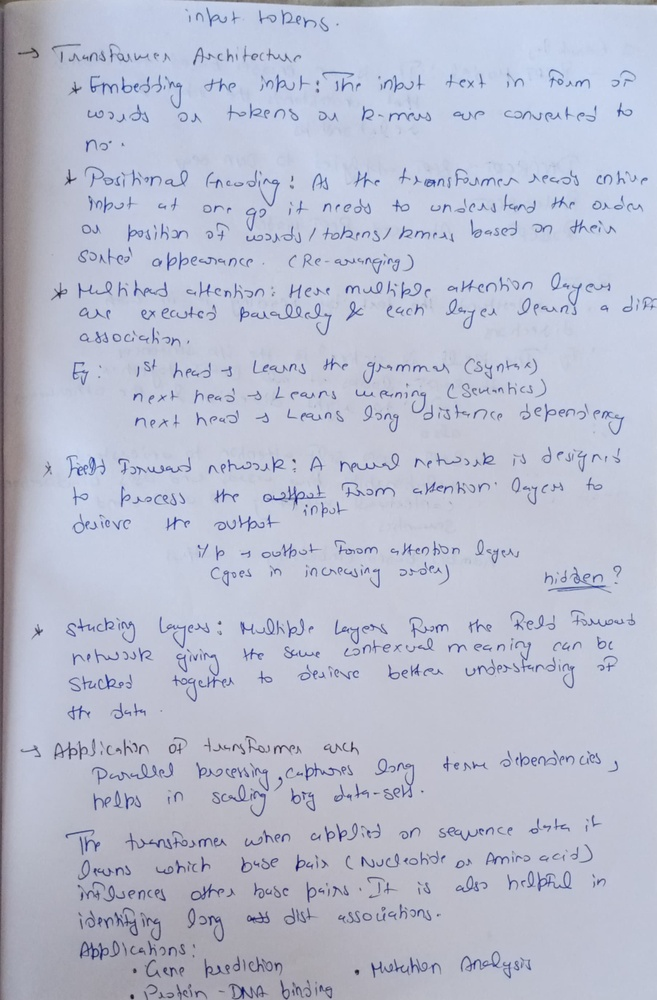
#> input picture ML_dataset/B/page_3.jpg, 657 x 1000 px, shrunk from 1041 x 1584 before the run; its folder holds only this picture in this run
$ python extract.py
#> lines starting #> are read from the running program, lines starting #| are printed output that depends on the picture
import cv2
import numpy as np
import pandas as pd
import os
import glob

def extract_features(image_path):
#> called with image_path = 'ML_dataset/B/page_3.jpg'
    img = cv2.imread(image_path)
#> img is the input picture: shape (1000, 657, 3); mean B, G, R 207.2, 189.2, 184.8
    if img is None:
        print("Error: Could not load image. Check the file path.")
        exit()
    h, w, _ = img.shape
#> h = 1000; w = 657
    parts = {
        "top_left":     img[0:h//2, 0:w//2],
        "top_right":    img[0:h//2, w//2:w],
        "bottom_left":  img[h//2:h, 0:w//2],
        "bottom_right": img[h//2:h, w//2:w],
    }

    features = []
    feature_names = []

    for part_name, part in parts.items():
        b_channel = part[:, :, 0]
        g_channel = part[:, :, 1]
        r_channel = part[:, :, 2]

        for ch_name, ch_data in [("R", r_channel), ("G", g_channel), ("B", b_channel)]:
            features.append(np.mean(ch_data))
            features.append(np.var(ch_data))
            feature_names.append(f"{part_name}_{ch_name}_mean")
            feature_names.append(f"{part_name}_{ch_name}_var")
#> this loop made 4 passes
#> part_name on passes 1 to 4: 'top_left', 'top_right', 'bottom_left', 'bottom_right'
#> pass 1, in extract_features, `b_channel = part[:, :, 0]`:
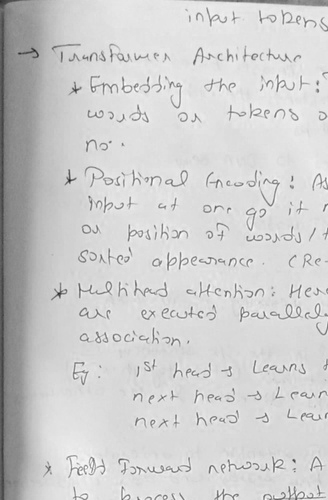
#> b_channel: shape (500, 328); min 28, max 255, mean 206.3
#> pass 1, in extract_features, `g_channel = part[:, :, 1]`:
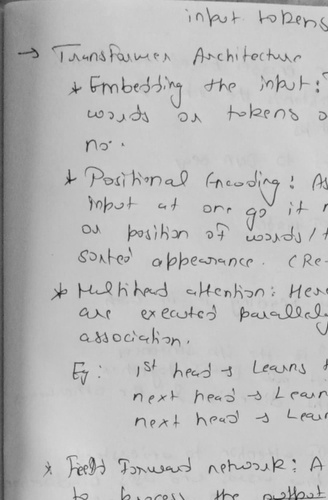
#> g_channel: shape (500, 328); min 12, max 223, mean 187.1
#> pass 2, in extract_features, `b_channel = part[:, :, 0]`:
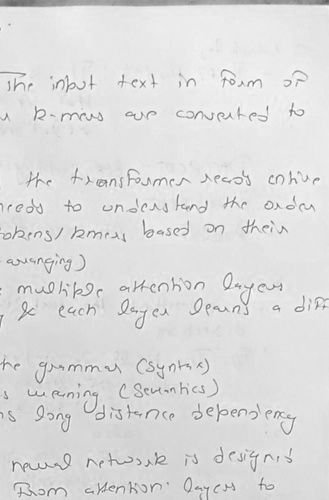
#> b_channel: shape (500, 329); min 89, max 255, mean 220.6
#> after the loop:
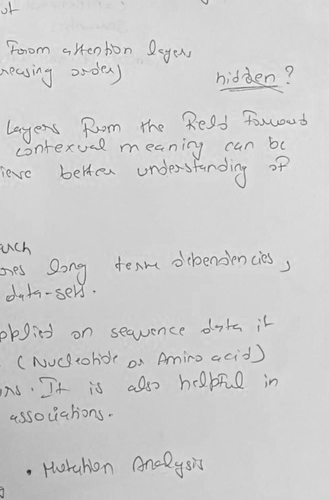
#> ch_data: shape (500, 329); min 30, max 250, mean 206.6
#> after the loop, feature_names = 24 items, first 6: 'top_left_R_mean', 'top_left_R_var', 'top_left_G_mean', 'top_left_G_var', 'top_left_B_mean', 'top_left_B_var'; features = [181.9, 605, 187.1, 771.5, 206.3, 931.9, 191.9, 354, 199.8, 371.3, 220.6, 340.3, 177.4, 639.7, 179.2, 752.1, 195.4, 742.5, 187.9, 334, 190.6, 345.2, 206.6, 275]

    return np.array(features), feature_names


def process_dataset(root_dir, output_csv="features.csv"):
    all_rows = []
    feature_names = None
    person_folders = sorted(glob.glob(os.path.join(root_dir, "*")))
    for person_folder in person_folders:
        if not os.path.isdir(person_folder):
            continue
        person_id = os.path.basename(person_folder)

        image_paths = sorted(
            glob.glob(os.path.join(person_folder, "*.jpg")) +
            glob.glob(os.path.join(person_folder, "*.jpeg")) +
            glob.glob(os.path.join(person_folder, "*.png"))
        )

        for img_path in image_paths:
            feats, feature_names = extract_features(img_path)
#> feats = 24 values, max 931.9 at index 5, min 177.4 at index 12, mean 366.1
            row = {"person_id": person_id, "image_name": os.path.basename(img_path)}
            row.update({name: val for name, val in zip(feature_names, feats)})
            all_rows.append(row)
            print(f"Processed: {person_id}/{os.path.basename(img_path)}")

    df = pd.DataFrame(all_rows)
#> df = table of 1 rows and 26 columns
    df.to_csv(output_csv, index=False)
    print(f"\nSaved {len(df)} rows x {len(feature_names)} features to {output_csv}")
#| Saved 1 rows x 24 features to features.csv
    return df


if __name__ == "__main__":
    import sys
    root_dir = sys.argv[1] if len(sys.argv) > 1 else "ML_dataset"
    process_dataset(root_dir)
